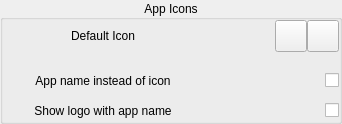
        <widget class="QGroupBox" name="groupBox_3">
         <property name="title">
          <string>App Icons</string>
         </property>
         <property name="alignment">
          <set>Qt::AlignCenter</set>
         </property>
         <layout class="QVBoxLayout" name="verticalLayout_5">
          <property name="spacing">
           <number>10</number>
          </property>
          <property name="leftMargin">
           <number>0</number>
          </property>
          <property name="topMargin">
           <number>0</number>
          </property>
          <property name="rightMargin">
           <number>0</number>
          </property>
          <property name="bottomMargin">
           <number>0</number>
          </property>
          <item>
           <widget class="QWidget" name="widget_7" native="true">
            <layout class="QHBoxLayout" name="horizontalLayout_7">
             <property name="spacing">
              <number>0</number>
             </property>
             <property name="leftMargin">
              <number>0</number>
             </property>
             <property name="topMargin">
              <number>0</number>
             </property>
             <property name="rightMargin">
              <number>0</number>
             </property>
             <property name="bottomMargin">
              <number>0</number>
             </property>
             <item>
              <widget class="QLabel" name="label_10">
               <property name="minimumSize">
                <size>
                 <width>200</width>
                 <height>0</height>
                </size>
               </property>
               <property name="maximumSize">
                <size>
                 <width>200</width>
                 <height>16777215</height>
                </size>
               </property>
               <property name="text">
                <string>Default Icon</string>
               </property>
               <property name="alignment">
                <set>Qt::AlignCenter</set>
               </property>
              </widget>
             </item>
             <item>
              <spacer name="horizontalSpacer_6">
               <property name="orientation">
                <enum>Qt::Horizontal</enum>
               </property>
               <property name="sizeHint" stdset="0">
                <size>
                 <width>40</width>
                 <height>20</height>
                </size>
               </property>
              </spacer>
             </item>
             <item>
              <widget class="QLabel" name="defaultIconLabel">
               <property name="minimumSize">
                <size>
                 <width>32</width>
                 <height>32</height>
                </size>
               </property>
               <property name="maximumSize">
                <size>
                 <width>32</width>
                 <height>32</height>
                </size>
               </property>
               <property name="text">
                <string/>
               </property>
              </widget>
             </item>
             <item>
              <widget class="QToolButton" name="defaultIconToolButton">
               <property name="minimumSize">
                <size>
                 <width>32</width>
                 <height>32</height>
                </size>
               </property>
               <property name="maximumSize">
                <size>
                 <width>32</width>
                 <height>32</height>
                </size>
               </property>
               <property name="toolTip">
                <string>Config</string>
               </property>
               <property name="text">
                <string/>
               </property>
               <property name="icon">
                <iconset theme=":/icons/config.svg">
                 <normaloff>.</normaloff>.</iconset>
               </property>
              </widget>
             </item>
             <item>
              <widget class="QToolButton" name="defaultIconResetToolButton">
               <property name="minimumSize">
                <size>
                 <width>32</width>
                 <height>32</height>
                </size>
               </property>
               <property name="maximumSize">
                <size>
                 <width>32</width>
                 <height>32</height>
                </size>
               </property>
               <property name="toolTip">
                <string>Reset</string>
               </property>
               <property name="text">
                <string/>
               </property>
               <property name="icon">
                <iconset theme=":/icons/reset.svg">
                 <normaloff>.</normaloff>.</iconset>
               </property>
              </widget>
             </item>
            </layout>
           </widget>
          </item>
          <item>
           <widget class="QWidget" name="widget_10" native="true">
            <layout class="QHBoxLayout" name="horizontalLayout_11">
             <property name="spacing">
              <number>0</number>
             </property>
             <property name="leftMargin">
              <number>0</number>
             </property>
             <property name="rightMargin">
              <number>0</number>
             </property>
             <property name="bottomMargin">
              <number>0</number>
             </property>
             <item>
              <widget class="QLabel" name="label_20">
               <property name="minimumSize">
                <size>
                 <width>200</width>
                 <height>0</height>
                </size>
               </property>
               <property name="maximumSize">
                <size>
                 <width>200</width>
                 <height>16777215</height>
                </size>
               </property>
               <property name="text">
                <string>App name instead of icon</string>
               </property>
               <property name="alignment">
                <set>Qt::AlignCenter</set>
               </property>
              </widget>
             </item>
             <item>
              <spacer name="horizontalSpacer_9">
               <property name="orientation">
                <enum>Qt::Horizontal</enum>
               </property>
               <property name="sizeHint" stdset="0">
                <size>
                 <width>40</width>
                 <height>20</height>
                </size>
               </property>
              </spacer>
             </item>
             <item>
              <widget class="QCheckBox" name="showAppNameCheckBox">
               <property name="text">
                <string/>
               </property>
              </widget>
             </item>
            </layout>
           </widget>
          </item>
          <item>
           <widget class="QWidget" name="widget_11" native="true">
            <layout class="QHBoxLayout" name="horizontalLayout_12">
             <property name="spacing">
              <number>0</number>
             </property>
             <property name="leftMargin">
              <number>0</number>
             </property>
             <property name="topMargin">
              <number>0</number>
             </property>
             <property name="rightMargin">
              <number>0</number>
             </property>
             <property name="bottomMargin">
              <number>0</number>
             </property>
             <item>
              <widget class="QLabel" name="label_21">
               <property name="minimumSize">
                <size>
                 <width>200</width>
                 <height>0</height>
                </size>
               </property>
               <property name="maximumSize">
                <size>
                 <width>200</width>
                 <height>16777215</height>
                </size>
               </property>
               <property name="text">
                <string>Show logo with app name</string>
               </property>
               <property name="alignment">
                <set>Qt::AlignCenter</set>
               </property>
              </widget>
             </item>
             <item>
              <spacer name="horizontalSpacer_10">
               <property name="orientation">
                <enum>Qt::Horizontal</enum>
               </property>
               <property name="sizeHint" stdset="0">
                <size>
                 <width>40</width>
                 <height>20</height>
                </size>
               </property>
              </spacer>
             </item>
             <item>
              <widget class="QCheckBox" name="showLogoWithAppNameCheckBox">
               <property name="text">
                <string/>
               </property>
              </widget>
             </item>
            </layout>
           </widget>
          </item>
         </layout>
        </widget>
